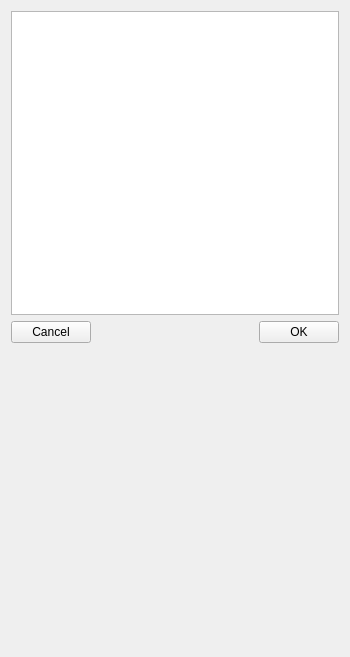
<?xml version="1.0" encoding="UTF-8"?>
<ui version="4.0">
 <class>LocalSelectGroupWidget</class>
 <widget class="QWidget" name="LocalSelectGroupWidget">
  <property name="geometry">
   <rect>
    <x>0</x>
    <y>0</y>
    <width>350</width>
    <height>657</height>
   </rect>
  </property>
  <property name="windowTitle">
   <string>Form</string>
  </property>
  <layout class="QGridLayout" name="gridLayout">
   <item row="0" column="0">
    <widget class="QTableWidget" name="tableWidget"/>
   </item>
   <item row="1" column="0">
    <layout class="QHBoxLayout" name="horizontalLayout">
     <item>
      <widget class="QPushButton" name="pushButton_Cancel">
       <property name="text">
        <string>Cancel</string>
       </property>
      </widget>
     </item>
     <item>
      <spacer name="horizontalSpacer">
       <property name="orientation">
        <enum>Qt::Horizontal</enum>
       </property>
       <property name="sizeHint" stdset="0">
        <size>
         <width>40</width>
         <height>20</height>
        </size>
       </property>
      </spacer>
     </item>
     <item>
      <widget class="QPushButton" name="pushButton_OK">
       <property name="text">
        <string>OK</string>
       </property>
      </widget>
     </item>
    </layout>
   </item>
   <item row="2" column="0">
    <spacer name="verticalSpacer">
     <property name="orientation">
      <enum>Qt::Vertical</enum>
     </property>
     <property name="sizeHint" stdset="0">
      <size>
       <width>20</width>
       <height>298</height>
      </size>
     </property>
    </spacer>
   </item>
  </layout>
 </widget>
 <resources/>
 <connections/>
</ui>
